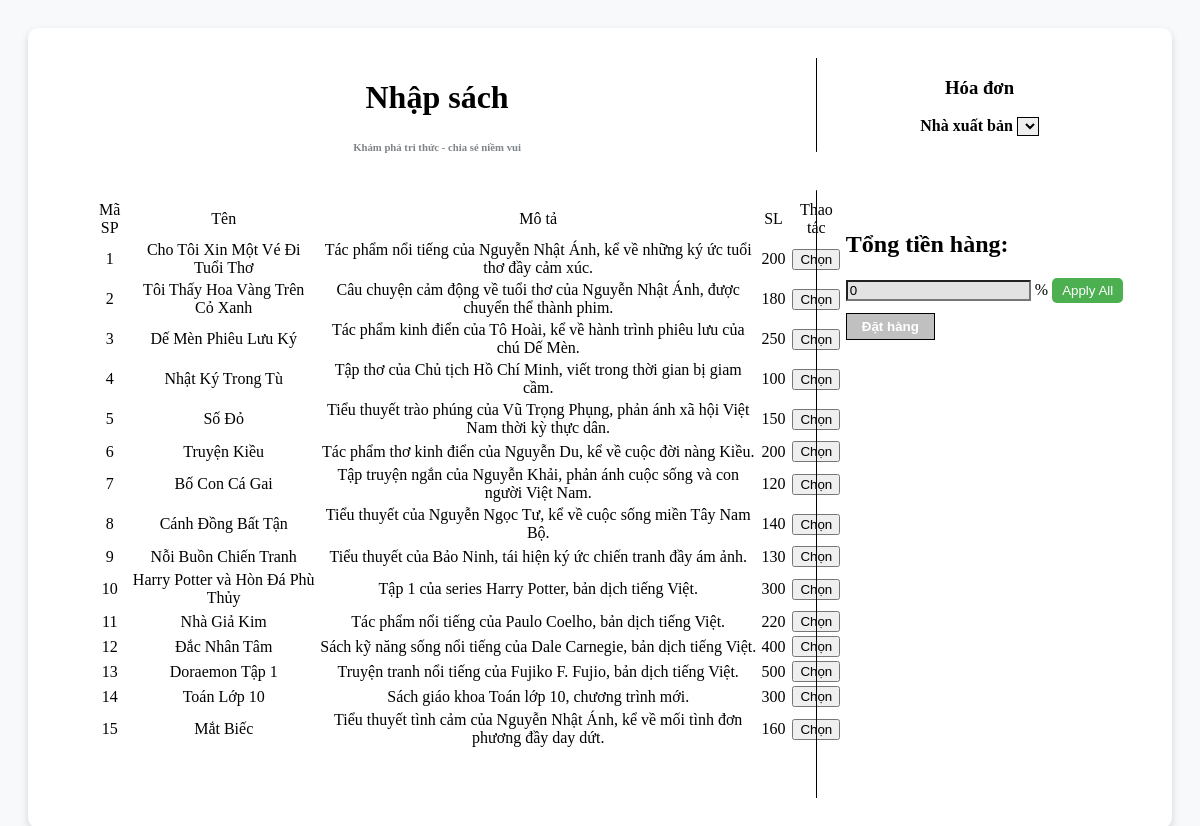
Page /FrontEnd/AdminUI/nhaphang/menunhaphang.php on the committed database.
### tables this page shows
CREATE TABLE IF NOT EXISTS product (
    product_id INT AUTO_INCREMENT PRIMARY KEY,
    product_name VARCHAR(100) NOT NULL,
    product_description TEXT,
    price DECIMAL(10, 2) NOT NULL,
    stock_quantity INT NOT NULL DEFAULT 0,
    status_id INT,
    image_url VARCHAR(255),
    created_at TIMESTAMP DEFAULT CURRENT_TIMESTAMP,
    updated_at TIMESTAMP DEFAULT CURRENT_TIMESTAMP ON UPDATE CURRENT_TIMESTAMP,
    FOREIGN KEY (status_id) REFERENCES status(id)
        ON DELETE SET NULL
        ON UPDATE CASCADE
);

### FrontEnd/AdminUI/nhaphang/menunhaphang.php (the view, shortened to what this page needs)
<?php
$sql_product_invoice =
        "SELECT image_url, product_name,
        product_description, stock_quantity, price, product_id
        FROM product p
        ORDER BY p.product_id ASC;";
$query_product_invoice = mysqli_query($conn, $sql_product_invoice);
?>
<div class="form">
    <div class="import-block">
        <div class="form-title">
            <h1>Nhập sách</h1>
            <h6>Khám phá tri thức - chia sẻ niềm vui</h6>
        </div>
        <div class="form-content">
            <table>
                <tr>
                    <td>Mã SP</td>
                    <td>Tên</td>
                    <td>Mô tả</td>
                    <td>SL</td>
                    <td>Thao tác</td>
                </tr>
            <?php
                while($row = mysqli_fetch_array($query_product_invoice)) {
            ?>
                <tr>
                    <td><?= $row['product_id'] ?></td>
                    <td><?= $row['product_name'] ?></td>
                    <td><?= $row['product_description'] ?></td>
                    <td><?= $row['stock_quantity'] ?></td>
                    <td><button class="select-button">Chọn</button></td>
                </tr>
            <?php
                }
            ?>
            </table>
        </div>
    </div>
    <div class="bill-block">
        <div class="bill-title">
            <h3>Hóa đơn</h3>
            <label for="supplier">Nhà xuất bản</label>
            <select name="supplier" id="supplier">
            </select>
        </div>
        <div class="invoice-block">
            <div class="invoice-content">
            </div>
            <div class="cart-info">
                <div class="priceContainer">
                        <h2>Tổng tiền hàng:</h2>
                    </div>
                    <div class="percentContainer">
                        <input type="text" id="percent" name="percent" placeholder="Lợi nhuận bán ra" oninput="updatePercentage(this)" value="0">
                        <label for="percent">%</label>
                        <button type="button" id="applyAllBtn">Apply All</button>
                    </div>
                <button type="button" id="confirmBtn">Đặt hàng</button>
            </div>
        </div>
    </div>
</div>

### FrontEnd/AdminUI/nhaphang/menunhaphang.php (style rules this page uses)
.form { display: flex; width: 100%; background: white; padding: 30px; border-radius: 10px; box-shadow: 0 4px 8px rgba(0, 0, 0, 0.15); }
.import-block { width: 70%; }
.form-title { text-align: center; }
.form-title h1 { font-weight: bold; color: black; }
.form-title h6 { color: #80858a; }
.form-content { background-color: white; border-radius: 20px; width: 100%; margin: 10px; padding: 20px; display: flex; flex-wrap: wrap; }
.invoice-content { background-color: white; border-radius: 20px; width: 100%; margin: 10px; padding: 20px; display: flex; flex-wrap: wrap; max-height: 300px; overflow-y: auto; }
.invoice-block { display: flex; flex-direction: column; gap: 10px; width: 100%; align-items: center; padding: 5px; }
.bill-block { display: flex; flex-direction: column; width: 30%; border-left: 1px black solid; }
.bill-title { text-align: center; font-weight: bold; color: black; }
#supplier { border: 1px solid black; }
table tr td { text-align: center; }
#percent { background-color: #e2e2e2; }
#percent::placeholder { color: #919191; }
#confirmBtn { margin-top: 10px; border: 1px black solid; padding: 5px 15px; color: white; font-weight: bold; }
#applyAllBtn { padding: 5px 10px; background-color: #4CAF50; color: white; border: none; border-radius: 5px; cursor: pointer; }

### rows in the picture
product: product_id "1", product_name "Cho Tôi Xin Một Vé Đi Tuổi Thơ", product_description "Tác phẩm nổi tiếng của Nguyễn Nhật Ánh, kể về những ký ức tuổi thơ đầy cảm xúc.", stock_quantity "200"
product: product_id "2", product_name "Tôi Thấy Hoa Vàng Trên Cỏ Xanh", product_description "Câu chuyện cảm động về tuổi thơ của Nguyễn Nhật Ánh, được chuyển thể thành phim.", stock_quantity "180"
product: product_id "3", product_name "Dế Mèn Phiêu Lưu Ký", product_description "Tác phẩm kinh điển của Tô Hoài, kể về hành trình phiêu lưu của chú Dế Mèn.", stock_quantity "250"
product: product_id "4", product_name "Nhật Ký Trong Tù", product_description "Tập thơ của Chủ tịch Hồ Chí Minh, viết trong thời gian bị giam cầm.", stock_quantity "100"
product: product_id "5", product_name "Số Đỏ", product_description "Tiểu thuyết trào phúng của Vũ Trọng Phụng, phản ánh xã hội Việt Nam thời kỳ thực dân.", stock_quantity "150"
product: product_id "6", product_name "Truyện Kiều", product_description "Tác phẩm thơ kinh điển của Nguyễn Du, kể về cuộc đời nàng Kiều.", stock_quantity "200"
product: product_id "7", product_name "Bố Con Cá Gai", product_description "Tập truyện ngắn của Nguyễn Khải, phản ánh cuộc sống và con người Việt Nam.", stock_quantity "120"
product: product_id "8", product_name "Cánh Đồng Bất Tận", product_description "Tiểu thuyết của Nguyễn Ngọc Tư, kể về cuộc sống miền Tây Nam Bộ.", stock_quantity "140"
product: product_id "9", product_name "Nỗi Buồn Chiến Tranh", product_description "Tiểu thuyết của Bảo Ninh, tái hiện ký ức chiến tranh đầy ám ảnh.", stock_quantity "130"
product: product_id "10", product_name "Harry Potter và Hòn Đá Phù Thủy", product_description "Tập 1 của series Harry Potter, bản dịch tiếng Việt.", stock_quantity "300"
product: product_id "11", product_name "Nhà Giả Kim", product_description "Tác phẩm nổi tiếng của Paulo Coelho, bản dịch tiếng Việt.", stock_quantity "220"
product: product_id "12", product_name "Đắc Nhân Tâm", product_description "Sách kỹ năng sống nổi tiếng của Dale Carnegie, bản dịch tiếng Việt.", stock_quantity "400"
product: product_id "13", product_name "Doraemon Tập 1", product_description "Truyện tranh nổi tiếng của Fujiko F. Fujio, bản dịch tiếng Việt.", stock_quantity "500"
product: product_id "14", product_name "Toán Lớp 10", product_description "Sách giáo khoa Toán lớp 10, chương trình mới.", stock_quantity "300"
product: product_id "15", product_name "Mắt Biếc", product_description "Tiểu thuyết tình cảm của Nguyễn Nhật Ánh, kể về mối tình đơn phương đầy day dứt.", stock_quantity "160"
